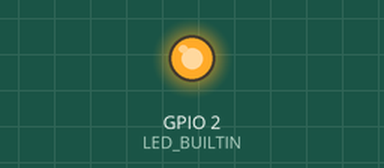
This sketch was run on a simulated ESP8266 (NodeMCU). Parts: output pins drawn as LEDs (lit = HIGH, except the on-board LED, lit = LOW). WiFi joins after 1.5 s; servers stay silent unless stated; what the sketch prints to the serial monitor is not drawn.

Above: at 0.5 s.
Timing chart, 0 to 3.0 s (numbered marks = the images above):
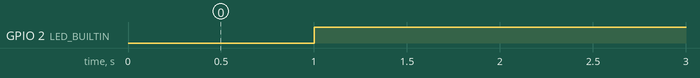

The sketch:

circuitbreaker.ino
```cpp
#include <ESP8266WiFi.h>
#include <WiFiUdp.h>

WiFiUDP UDP;

int current_stations = 0;

bool station_connected = true;
int last_connected_time = 0;

int MAX_STATIONS = 8;
int CONNECTION_LOST_DELAY_MS = 1000;
unsigned long lost_connection_time_ms = 0;
unsigned long received_packet_time_ms = 0;


void setup()
{
  pinMode(LED_BUILTIN, OUTPUT);
  //Start the serial communication channel
  Serial.begin(115200);
  Serial.println();

  //Setting the AP Mode with SSID, Password, and Max Connection Limit
  bool result = false;
  result = WiFi.softAP("circuitfind", "circuitpw", 1, false, MAX_STATIONS);

  if (result == true)
  {
    Serial.print("Access Point is Creadted! ip address = ");
    Serial.println(WiFi.softAPIP());
  }
  else
  {
    Serial.println("Unable to Create Access Point");
  }

  UDP.begin(8777);

  Serial.println("setup done!");
}

void loop()
{
  //Continuously check how many stations are connected to Soft AP and notify whenever a new station is connected or disconnected


 Serial.println("looping!");

  int packetSize = UDP.parsePacket();
  if (packetSize) {
   received_packet_time_ms = millis();
   station_connected = true;
   digitalWrite(LED_BUILTIN, LOW);
   delay(100);
  }

  if (station_connected == false) {
    digitalWrite(LED_BUILTIN, LOW);
    delay(500);
    digitalWrite(LED_BUILTIN, HIGH);
    delay(500);
  }

  if (station_connected == true && millis() - received_packet_time_ms > CONNECTION_LOST_DELAY_MS) {
    // turn off led
    digitalWrite(LED_BUILTIN, HIGH);
    station_connected = false;
    lost_connection_time_ms = millis();
    delay(10000);
  }

}
```

Measured:
- by itself, GPIO 2 (LED_BUILTIN): repeats every 1.0 s: LOW 0.50 s, HIGH 0.50 s
